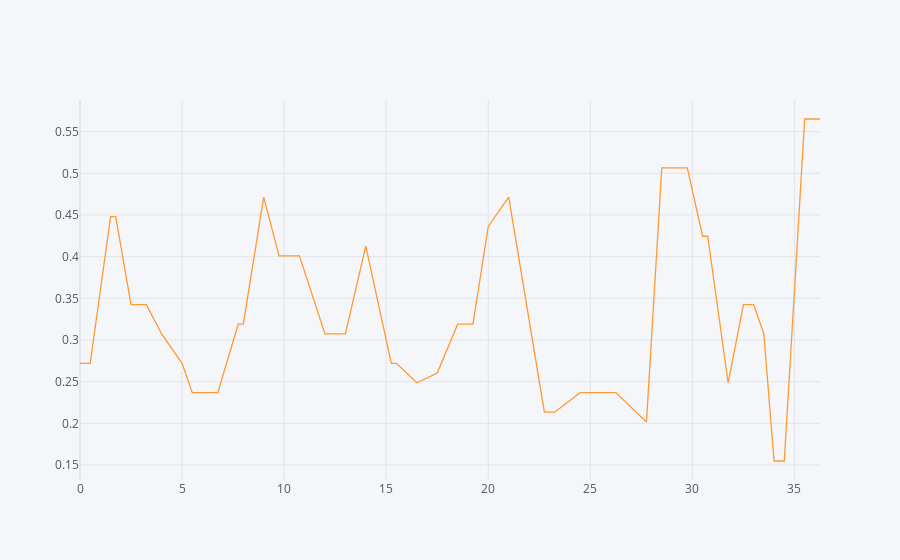

The notebook cell saved with this chart:
### Code cell
df.iloc[:54 , :8].iplot(kind= 'scatter', x='Time', y='Acc_X')

### Figure 1 — Plotly figure (JSON) as saved in the notebook; plotly's stock layout.template omitted (floating-point values rounded to 4 significant figures)
{"data": [{"line": {"color": "rgba(255, 153, 51, 1.0)", "dash": "solid", "shape": "linear", "width": 1.3}, "mode": "lines", "name": "Acc_X", "text": "", "type": "scatter", "x": [0, 0.5, 1.5, 1.75, 2.5, 3.25, 4, 5, 5.5, 6, 6.5, 6.75, 7.75, 8, 9, 9.75, 10, 10.5, 10.75, 12, 12.5, 13, 14, 15.25, 15.5, 16.5, 17.5, 18.5, 18.75, 19.25, 20, 21, 22.75, 23, 23.25, 24.5, 26.25, 27.75, 28.5, 29, 29.5, 29.75, 30.5, 30.75, 31.75, 32.5, 33, 33.5, 34, 34.5, 35.5, 35.6, 35.75, 36.25], "y": [0.272, 0.272, 0.4479, 0.4479, 0.3424, 0.3424, 0.3072, 0.272, 0.2369, 0.2369, 0.2369, 0.2369, 0.3189, 0.3189, 0.4714, 0.401, 0.401, 0.401, 0.401, 0.3072, 0.3072, 0.3072, 0.4127, 0.272, 0.272, 0.2486, 0.2603, 0.3189, 0.3189, 0.3189, 0.4362, 0.4714, 0.2134, 0.2134, 0.2134, 0.2369, 0.2369, 0.2017, 0.5065, 0.5065, 0.5065, 0.5065, 0.4245, 0.4245, 0.2486, 0.3424, 0.3424, 0.3072, 0.1548, 0.1548, 0.5652, 0.5652, 0.5652, 0.5652]}], "layout": {"legend": {"bgcolor": "#F5F6F9", "font": {"color": "#4D5663"}}, "paper_bgcolor": "#F5F6F9", "plot_bgcolor": "#F5F6F9", "title": {"font": {"color": "#4D5663"}}, "xaxis": {"gridcolor": "#E1E5ED", "showgrid": true, "tickfont": {"color": "#4D5663"}, "title": {"font": {"color": "#4D5663"}, "text": ""}, "zerolinecolor": "#E1E5ED"}, "yaxis": {"gridcolor": "#E1E5ED", "showgrid": true, "tickfont": {"color": "#4D5663"}, "title": {"font": {"color": "#4D5663"}, "text": ""}, "zerolinecolor": "#E1E5ED"}}}
